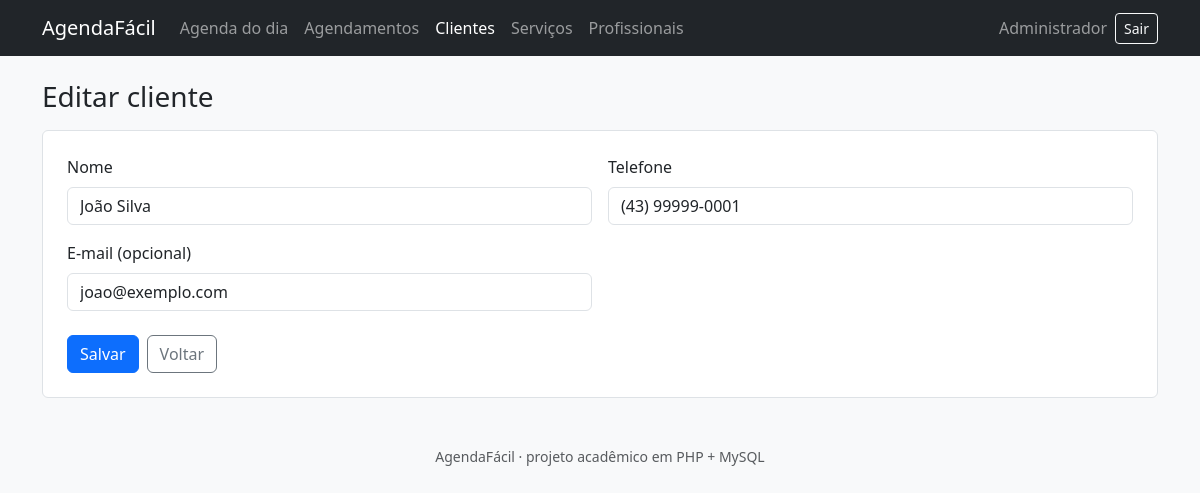
Screenshot of /clientes.php?acao=editar&id=1 (signed in) with the database file from the repository.
### tables this page shows
CREATE TABLE clientes (
    id          INT UNSIGNED NOT NULL AUTO_INCREMENT,
    nome        VARCHAR(100) NOT NULL,
    telefone    VARCHAR(20)  NOT NULL,
    email       VARCHAR(120) NULL,
    criado_em   TIMESTAMP NOT NULL DEFAULT CURRENT_TIMESTAMP,
    PRIMARY KEY (id)
);

### app/bootstrap.php (called while the page is built, shortened)
<?php
require_once __DIR__ . '/Database.php';
require_once __DIR__ . '/helpers.php';
function renderizar(string $view, array $dados = []): void
{
    extract($dados);
    require __DIR__ . '/../views/layout/header.php';
    require __DIR__ . '/../views/' . $view . '.php';
    require __DIR__ . '/../views/layout/footer.php';
}

### app/helpers.php (called while the page is built, shortened)
<?php
function e(?string $texto): string
{
    return htmlspecialchars($texto ?? '', ENT_QUOTES, 'UTF-8');
}

### app/Database.php (called while the page is built)
<?php
class Database
{
    private static ?PDO $conexao = null;
    public static function conectar(): PDO
    {
        if (self::$conexao === null) {
            $dsn = sprintf(
                'mysql:host=%s;port=%s;dbname=%s;charset=utf8mb4',
                DB_HOST,
                DB_PORT,
                DB_NAME
            );
            self::$conexao = new PDO($dsn, DB_USER, DB_PASS, [
                PDO::ATTR_ERRMODE            => PDO::ERRMODE_EXCEPTION,
                PDO::ATTR_DEFAULT_FETCH_MODE => PDO::FETCH_ASSOC,
                PDO::ATTR_EMULATE_PREPARES   => false,
            ]);
        }
        return self::$conexao;
    }
}

### app/models/BaseModel.php (called while the page is built, shortened)
<?php
require_once __DIR__ . '/../Database.php';
abstract class BaseModel
{
    protected string $tabela;
    protected PDO $db;
    public function __construct()
    {
        $this->db = Database::conectar();
    }
    public function buscarPorId(int $id): ?array
    {
        $stmt = $this->db->prepare("SELECT * FROM {$this->tabela} WHERE id = :id");
        $stmt->execute([':id' => $id]);
        $linha = $stmt->fetch();
        return $linha ?: null;
    }
}

### views/clientes/form.php (the view, shortened to what this page needs)
<?php
$classe = fn(string $campo) => isset($erros[$campo]) ? ' is-invalid' : '';
?>
<h1 class="h3 mb-3"><?= e($titulo) ?></h1>
<form method="post" action="clientes.php?acao=salvar" class="bg-white border rounded p-4" novalidate>
    <div class="row g-3">
        <div class="col-md-6">
            <label for="nome" class="form-label">Nome</label>
            <input type="text" class="form-control<?= $classe('nome') ?>" id="nome" name="nome" maxlength="100"
                   value="<?= e($cliente['nome'] ?? '') ?>" required>
        </div>
        <div class="col-md-6">
            <label for="telefone" class="form-label">Telefone</label>
            <input type="text" class="form-control<?= $classe('telefone') ?>" id="telefone" name="telefone" maxlength="20"
                   placeholder="(43) 99999-0000" value="<?= e($cliente['telefone'] ?? '') ?>" required>
        </div>
        <div class="col-md-6">
            <label for="email" class="form-label">E-mail (opcional)</label>
            <input type="email" class="form-control<?= $classe('email') ?>" id="email" name="email" maxlength="120"
                   value="<?= e($cliente['email'] ?? '') ?>">
        </div>
    </div>
    <div class="mt-4 d-flex gap-2">
        <button type="submit" class="btn btn-primary">Salvar</button>
        <a href="clientes.php" class="btn btn-outline-secondary">Voltar</a>
    </div>
</form>

### rows the page displays
clientes: nome "João Silva", telefone "(43) 99999-0001", email "joao@exemplo.com"

### other values shown
$texto "Agenda do dia Agendamentos Clientes Serviços Profissionais"
$logado['nome'] "Administrador"
$titulo "Editar cliente"
